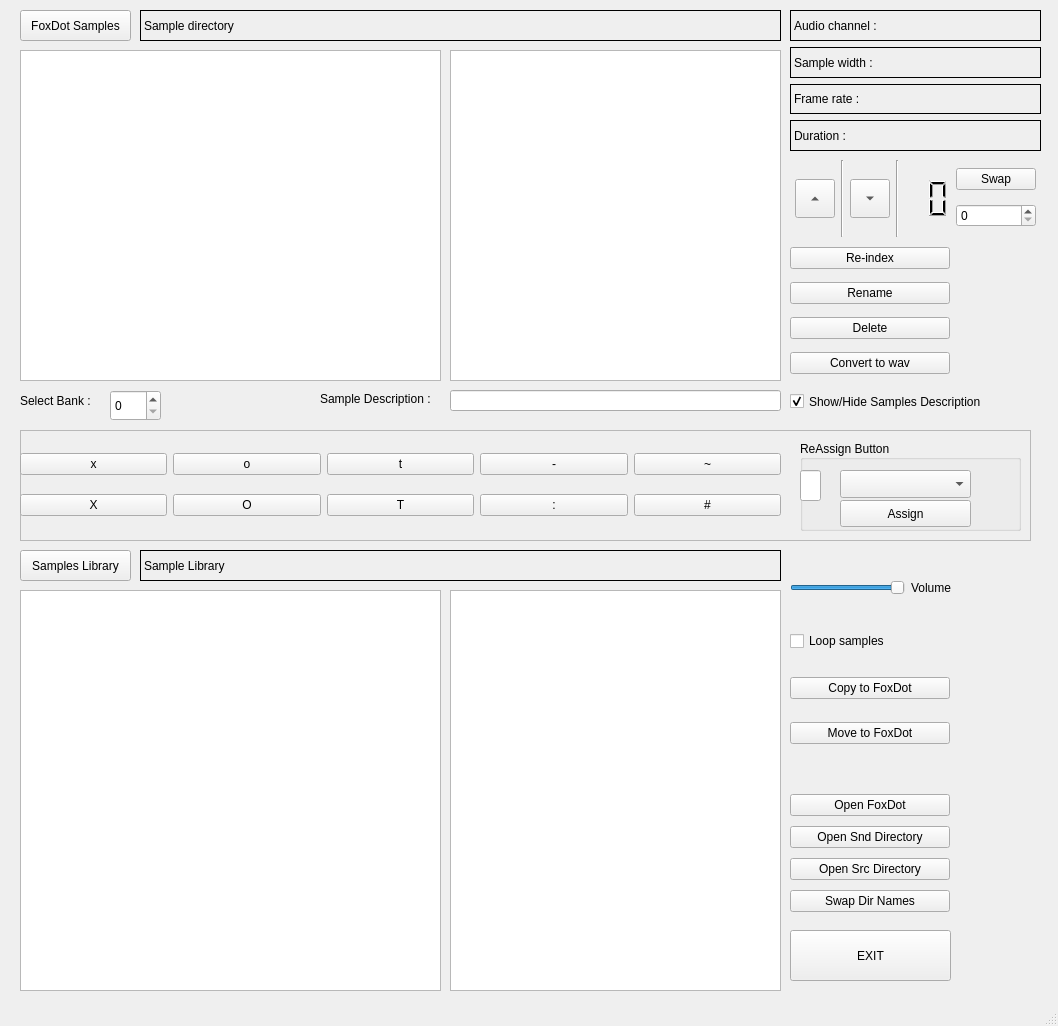
<?xml version="1.0" encoding="UTF-8"?>
<ui version="4.0">
 <class>MainWindow</class>
 <widget class="QMainWindow" name="MainWindow">
  <property name="geometry">
   <rect>
    <x>0</x>
    <y>0</y>
    <width>1058</width>
    <height>1026</height>
   </rect>
  </property>
  <property name="windowTitle">
   <string>CrashServer Samples Manager</string>
  </property>
  <widget class="QWidget" name="centralwidget">
   <widget class="QPushButton" name="browse_sample_path_button">
    <property name="geometry">
     <rect>
      <x>20</x>
      <y>10</y>
      <width>111</width>
      <height>31</height>
     </rect>
    </property>
    <property name="text">
     <string>FoxDot Samples</string>
    </property>
   </widget>
   <widget class="QLabel" name="sample_path_label">
    <property name="geometry">
     <rect>
      <x>140</x>
      <y>10</y>
      <width>641</width>
      <height>31</height>
     </rect>
    </property>
    <property name="frameShape">
     <enum>QFrame::Box</enum>
    </property>
    <property name="text">
     <string>Sample directory</string>
    </property>
   </widget>
   <widget class="QTreeView" name="tree_sample_dir">
    <property name="geometry">
     <rect>
      <x>20</x>
      <y>50</y>
      <width>421</width>
      <height>331</height>
     </rect>
    </property>
   </widget>
   <widget class="QListView" name="listView_sample">
    <property name="geometry">
     <rect>
      <x>450</x>
      <y>50</y>
      <width>331</width>
      <height>331</height>
     </rect>
    </property>
    <property name="dragEnabled">
     <bool>true</bool>
    </property>
    <property name="dragDropMode">
     <enum>QAbstractItemView::DragDrop</enum>
    </property>
    <property name="defaultDropAction">
     <enum>Qt::CopyAction</enum>
    </property>
   </widget>
   <widget class="QWidget" name="verticalLayoutWidget">
    <property name="geometry">
     <rect>
      <x>790</x>
      <y>10</y>
      <width>251</width>
      <height>141</height>
     </rect>
    </property>
    <layout class="QVBoxLayout" name="verticalLayout">
     <property name="leftMargin">
      <number>0</number>
     </property>
     <item>
      <widget class="QLabel" name="label_channel">
       <property name="autoFillBackground">
        <bool>false</bool>
       </property>
       <property name="frameShape">
        <enum>QFrame::Panel</enum>
       </property>
       <property name="text">
        <string>Audio channel : </string>
       </property>
      </widget>
     </item>
     <item>
      <widget class="QLabel" name="label_bytepersample">
       <property name="frameShape">
        <enum>QFrame::Panel</enum>
       </property>
       <property name="text">
        <string>Sample width : </string>
       </property>
      </widget>
     </item>
     <item>
      <widget class="QLabel" name="label_samplerate">
       <property name="frameShape">
        <enum>QFrame::Panel</enum>
       </property>
       <property name="text">
        <string>Frame rate : </string>
       </property>
      </widget>
     </item>
     <item>
      <widget class="QLabel" name="label_duration">
       <property name="frameShape">
        <enum>QFrame::Panel</enum>
       </property>
       <property name="text">
        <string>Duration : </string>
       </property>
      </widget>
     </item>
    </layout>
   </widget>
   <widget class="QTreeView" name="tree_library_dir">
    <property name="geometry">
     <rect>
      <x>20</x>
      <y>590</y>
      <width>421</width>
      <height>401</height>
     </rect>
    </property>
   </widget>
   <widget class="QPushButton" name="browse_library_path_button">
    <property name="geometry">
     <rect>
      <x>20</x>
      <y>550</y>
      <width>111</width>
      <height>31</height>
     </rect>
    </property>
    <property name="text">
     <string>Samples Library</string>
    </property>
   </widget>
   <widget class="QLabel" name="library_path_label">
    <property name="geometry">
     <rect>
      <x>140</x>
      <y>550</y>
      <width>641</width>
      <height>31</height>
     </rect>
    </property>
    <property name="frameShape">
     <enum>QFrame::Box</enum>
    </property>
    <property name="text">
     <string>Sample Library</string>
    </property>
   </widget>
   <widget class="QListView" name="listView_library">
    <property name="geometry">
     <rect>
      <x>450</x>
      <y>590</y>
      <width>331</width>
      <height>401</height>
     </rect>
    </property>
    <property name="dragEnabled">
     <bool>true</bool>
    </property>
    <property name="dragDropMode">
     <enum>QAbstractItemView::DragDrop</enum>
    </property>
    <property name="defaultDropAction">
     <enum>Qt::CopyAction</enum>
    </property>
   </widget>
   <widget class="QWidget" name="verticalLayoutWidget_2">
    <property name="geometry">
     <rect>
      <x>790</x>
      <y>790</y>
      <width>160</width>
      <height>128</height>
     </rect>
    </property>
    <layout class="QVBoxLayout" name="verticalLayout_2">
     <item>
      <widget class="QPushButton" name="openfoxdot_button">
       <property name="toolTip">
        <string>Open FoxDot with the custom snd directory</string>
       </property>
       <property name="text">
        <string>Open FoxDot</string>
       </property>
      </widget>
     </item>
     <item>
      <widget class="QPushButton" name="open_dir_button">
       <property name="toolTip">
        <string>Open the Snd directory</string>
       </property>
       <property name="text">
        <string>Open Snd Directory</string>
       </property>
      </widget>
     </item>
     <item>
      <widget class="QPushButton" name="open_source_dir_pushButton">
       <property name="text">
        <string>Open Src Directory</string>
       </property>
      </widget>
     </item>
     <item>
      <widget class="QPushButton" name="swap_dir_name_Button">
       <property name="text">
        <string>Swap Dir Names</string>
       </property>
      </widget>
     </item>
    </layout>
   </widget>
   <widget class="QWidget" name="verticalLayoutWidget_3">
    <property name="geometry">
     <rect>
      <x>790</x>
      <y>240</y>
      <width>160</width>
      <height>141</height>
     </rect>
    </property>
    <layout class="QVBoxLayout" name="verticalLayout_3">
     <item>
      <widget class="QPushButton" name="reindex_button">
       <property name="text">
        <string>Re-index</string>
       </property>
      </widget>
     </item>
     <item>
      <widget class="QPushButton" name="rename_button">
       <property name="text">
        <string>Rename</string>
       </property>
      </widget>
     </item>
     <item>
      <widget class="QPushButton" name="delete_button">
       <property name="text">
        <string>Delete</string>
       </property>
       <property name="checkable">
        <bool>false</bool>
       </property>
      </widget>
     </item>
     <item>
      <widget class="QPushButton" name="convert_button">
       <property name="text">
        <string>Convert to wav</string>
       </property>
      </widget>
     </item>
    </layout>
   </widget>
   <widget class="QWidget" name="gridLayoutWidget">
    <property name="geometry">
     <rect>
      <x>20</x>
      <y>440</y>
      <width>761</width>
      <height>91</height>
     </rect>
    </property>
    <layout class="QGridLayout" name="gridLayout">
     <item row="1" column="2">
      <widget class="QPushButton" name="sampleButton6">
       <property name="text">
        <string>T</string>
       </property>
      </widget>
     </item>
     <item row="0" column="3">
      <widget class="QPushButton" name="sampleButton7">
       <property name="text">
        <string>-</string>
       </property>
      </widget>
     </item>
     <item row="1" column="1">
      <widget class="QPushButton" name="sampleButton4">
       <property name="text">
        <string>O</string>
       </property>
      </widget>
     </item>
     <item row="1" column="4">
      <widget class="QPushButton" name="sampleButton10">
       <property name="text">
        <string>#</string>
       </property>
      </widget>
     </item>
     <item row="0" column="2">
      <widget class="QPushButton" name="sampleButton5">
       <property name="text">
        <string>t</string>
       </property>
      </widget>
     </item>
     <item row="1" column="0">
      <widget class="QPushButton" name="sampleButton2">
       <property name="text">
        <string>X</string>
       </property>
      </widget>
     </item>
     <item row="0" column="0">
      <widget class="QPushButton" name="sampleButton1">
       <property name="text">
        <string>x</string>
       </property>
      </widget>
     </item>
     <item row="0" column="4">
      <widget class="QPushButton" name="sampleButton9">
       <property name="text">
        <string>~</string>
       </property>
      </widget>
     </item>
     <item row="1" column="3">
      <widget class="QPushButton" name="sampleButton8">
       <property name="text">
        <string>:</string>
       </property>
      </widget>
     </item>
     <item row="0" column="1">
      <widget class="QPushButton" name="sampleButton3">
       <property name="text">
        <string>o</string>
       </property>
      </widget>
     </item>
    </layout>
   </widget>
   <widget class="QSpinBox" name="bank">
    <property name="geometry">
     <rect>
      <x>110</x>
      <y>390</y>
      <width>51</width>
      <height>31</height>
     </rect>
    </property>
    <property name="maximum">
     <number>99</number>
    </property>
   </widget>
   <widget class="QLabel" name="label">
    <property name="geometry">
     <rect>
      <x>20</x>
      <y>390</y>
      <width>91</width>
      <height>21</height>
     </rect>
    </property>
    <property name="layoutDirection">
     <enum>Qt::LeftToRight</enum>
    </property>
    <property name="text">
     <string>Select Bank :</string>
    </property>
    <property name="alignment">
     <set>Qt::AlignLeading|Qt::AlignLeft|Qt::AlignVCenter</set>
    </property>
   </widget>
   <widget class="QLabel" name="label_2">
    <property name="geometry">
     <rect>
      <x>320</x>
      <y>390</y>
      <width>121</width>
      <height>18</height>
     </rect>
    </property>
    <property name="text">
     <string>Sample Description :</string>
    </property>
   </widget>
   <widget class="QLineEdit" name="sample_description">
    <property name="geometry">
     <rect>
      <x>450</x>
      <y>390</y>
      <width>331</width>
      <height>21</height>
     </rect>
    </property>
   </widget>
   <widget class="QWidget" name="verticalLayoutWidget_4">
    <property name="geometry">
     <rect>
      <x>790</x>
      <y>550</y>
      <width>161</width>
      <height>101</height>
     </rect>
    </property>
    <layout class="QVBoxLayout" name="verticalLayout_4">
     <item>
      <layout class="QHBoxLayout" name="horizontalLayout">
       <item>
        <widget class="QSlider" name="volume_slider">
         <property name="maximum">
          <number>100</number>
         </property>
         <property name="value">
          <number>100</number>
         </property>
         <property name="orientation">
          <enum>Qt::Horizontal</enum>
         </property>
         <property name="invertedAppearance">
          <bool>false</bool>
         </property>
        </widget>
       </item>
       <item>
        <widget class="QLabel" name="Volume_label">
         <property name="text">
          <string>Volume</string>
         </property>
         <property name="alignment">
          <set>Qt::AlignCenter</set>
         </property>
        </widget>
       </item>
      </layout>
     </item>
     <item>
      <widget class="QCheckBox" name="loop_checkbox">
       <property name="layoutDirection">
        <enum>Qt::LeftToRight</enum>
       </property>
       <property name="autoFillBackground">
        <bool>false</bool>
       </property>
       <property name="text">
        <string>Loop samples</string>
       </property>
       <property name="checked">
        <bool>false</bool>
       </property>
      </widget>
     </item>
    </layout>
   </widget>
   <widget class="QFrame" name="frame_2">
    <property name="geometry">
     <rect>
      <x>20</x>
      <y>430</y>
      <width>1011</width>
      <height>111</height>
     </rect>
    </property>
    <property name="frameShape">
     <enum>QFrame::StyledPanel</enum>
    </property>
    <property name="frameShadow">
     <enum>QFrame::Raised</enum>
    </property>
    <widget class="QGroupBox" name="groupBox">
     <property name="geometry">
      <rect>
       <x>780</x>
       <y>10</y>
       <width>221</width>
       <height>91</height>
      </rect>
     </property>
     <property name="autoFillBackground">
      <bool>false</bool>
     </property>
     <property name="title">
      <string>ReAssign Button</string>
     </property>
     <property name="alignment">
      <set>Qt::AlignLeading|Qt::AlignLeft|Qt::AlignVCenter</set>
     </property>
     <property name="flat">
      <bool>false</bool>
     </property>
     <widget class="QLineEdit" name="button_text">
      <property name="geometry">
       <rect>
        <x>0</x>
        <y>30</y>
        <width>21</width>
        <height>31</height>
       </rect>
      </property>
      <property name="maxLength">
       <number>2</number>
      </property>
     </widget>
     <widget class="QPushButton" name="assign_button">
      <property name="geometry">
       <rect>
        <x>40</x>
        <y>60</y>
        <width>131</width>
        <height>27</height>
       </rect>
      </property>
      <property name="text">
       <string>Assign</string>
      </property>
     </widget>
     <widget class="QComboBox" name="button_selection">
      <property name="geometry">
       <rect>
        <x>40</x>
        <y>30</y>
        <width>131</width>
        <height>28</height>
       </rect>
      </property>
     </widget>
    </widget>
   </widget>
   <widget class="QCheckBox" name="checkBox_sample_window">
    <property name="geometry">
     <rect>
      <x>790</x>
      <y>390</y>
      <width>221</width>
      <height>23</height>
     </rect>
    </property>
    <property name="text">
     <string>Show/Hide Samples Description</string>
    </property>
    <property name="checked">
     <bool>true</bool>
    </property>
   </widget>
   <widget class="QPushButton" name="exit_button">
    <property name="geometry">
     <rect>
      <x>790</x>
      <y>930</y>
      <width>161</width>
      <height>51</height>
     </rect>
    </property>
    <property name="text">
     <string>EXIT</string>
    </property>
   </widget>
   <widget class="QWidget" name="verticalLayoutWidget_5">
    <property name="geometry">
     <rect>
      <x>790</x>
      <y>660</y>
      <width>160</width>
      <height>101</height>
     </rect>
    </property>
    <layout class="QVBoxLayout" name="verticalLayout_5">
     <item>
      <widget class="QPushButton" name="copy_button">
       <property name="toolTip">
        <string>Copy selected sample to Snd dir</string>
       </property>
       <property name="text">
        <string>Copy to FoxDot</string>
       </property>
      </widget>
     </item>
     <item>
      <widget class="QPushButton" name="moveto_button">
       <property name="toolTip">
        <string>Move selected sample to Snd dir</string>
       </property>
       <property name="text">
        <string>Move to FoxDot</string>
       </property>
      </widget>
     </item>
    </layout>
   </widget>
   <widget class="QWidget" name="horizontalLayoutWidget">
    <property name="geometry">
     <rect>
      <x>790</x>
      <y>160</y>
      <width>251</width>
      <height>77</height>
     </rect>
    </property>
    <layout class="QHBoxLayout" name="horizontalLayout_2">
     <property name="leftMargin">
      <number>5</number>
     </property>
     <property name="rightMargin">
      <number>5</number>
     </property>
     <item>
      <widget class="QToolButton" name="Up_Button">
       <property name="enabled">
        <bool>true</bool>
       </property>
       <property name="sizeIncrement">
        <size>
         <width>0</width>
         <height>0</height>
        </size>
       </property>
       <property name="text">
        <string/>
       </property>
       <property name="iconSize">
        <size>
         <width>32</width>
         <height>32</height>
        </size>
       </property>
       <property name="arrowType">
        <enum>Qt::UpArrow</enum>
       </property>
      </widget>
     </item>
     <item>
      <widget class="Line" name="line">
       <property name="orientation">
        <enum>Qt::Vertical</enum>
       </property>
      </widget>
     </item>
     <item>
      <widget class="QToolButton" name="Down_Button">
       <property name="text">
        <string>...</string>
       </property>
       <property name="iconSize">
        <size>
         <width>32</width>
         <height>32</height>
        </size>
       </property>
       <property name="autoRaise">
        <bool>false</bool>
       </property>
       <property name="arrowType">
        <enum>Qt::DownArrow</enum>
       </property>
      </widget>
     </item>
     <item>
      <widget class="Line" name="line_2">
       <property name="orientation">
        <enum>Qt::Vertical</enum>
       </property>
      </widget>
     </item>
     <item>
      <widget class="QLCDNumber" name="position_label">
       <property name="layoutDirection">
        <enum>Qt::LeftToRight</enum>
       </property>
       <property name="autoFillBackground">
        <bool>false</bool>
       </property>
       <property name="frameShape">
        <enum>QFrame::Panel</enum>
       </property>
       <property name="frameShadow">
        <enum>QFrame::Sunken</enum>
       </property>
       <property name="lineWidth">
        <number>0</number>
       </property>
       <property name="smallDecimalPoint">
        <bool>false</bool>
       </property>
       <property name="digitCount">
        <number>2</number>
       </property>
       <property name="segmentStyle">
        <enum>QLCDNumber::Filled</enum>
       </property>
       <property name="value" stdset="0">
        <double>0.000000000000000</double>
       </property>
       <property name="intValue" stdset="0">
        <number>0</number>
       </property>
      </widget>
     </item>
     <item>
      <layout class="QVBoxLayout" name="verticalLayout_6">
       <item>
        <widget class="QPushButton" name="swap_Button">
         <property name="text">
          <string>Swap</string>
         </property>
        </widget>
       </item>
       <item>
        <widget class="QSpinBox" name="swap_spinBox"/>
       </item>
      </layout>
     </item>
    </layout>
   </widget>
   <zorder>frame_2</zorder>
   <zorder>browse_sample_path_button</zorder>
   <zorder>sample_path_label</zorder>
   <zorder>tree_sample_dir</zorder>
   <zorder>listView_sample</zorder>
   <zorder>verticalLayoutWidget</zorder>
   <zorder>tree_library_dir</zorder>
   <zorder>browse_library_path_button</zorder>
   <zorder>library_path_label</zorder>
   <zorder>listView_library</zorder>
   <zorder>verticalLayoutWidget_2</zorder>
   <zorder>verticalLayoutWidget_3</zorder>
   <zorder>gridLayoutWidget</zorder>
   <zorder>bank</zorder>
   <zorder>label</zorder>
   <zorder>label_2</zorder>
   <zorder>sample_description</zorder>
   <zorder>verticalLayoutWidget_4</zorder>
   <zorder>checkBox_sample_window</zorder>
   <zorder>exit_button</zorder>
   <zorder>verticalLayoutWidget_5</zorder>
   <zorder>horizontalLayoutWidget</zorder>
  </widget>
  <widget class="QMenuBar" name="menubar">
   <property name="geometry">
    <rect>
     <x>0</x>
     <y>0</y>
     <width>1058</width>
     <height>26</height>
    </rect>
   </property>
  </widget>
  <widget class="QStatusBar" name="statusbar"/>
 </widget>
 <resources/>
 <connections/>
</ui>
